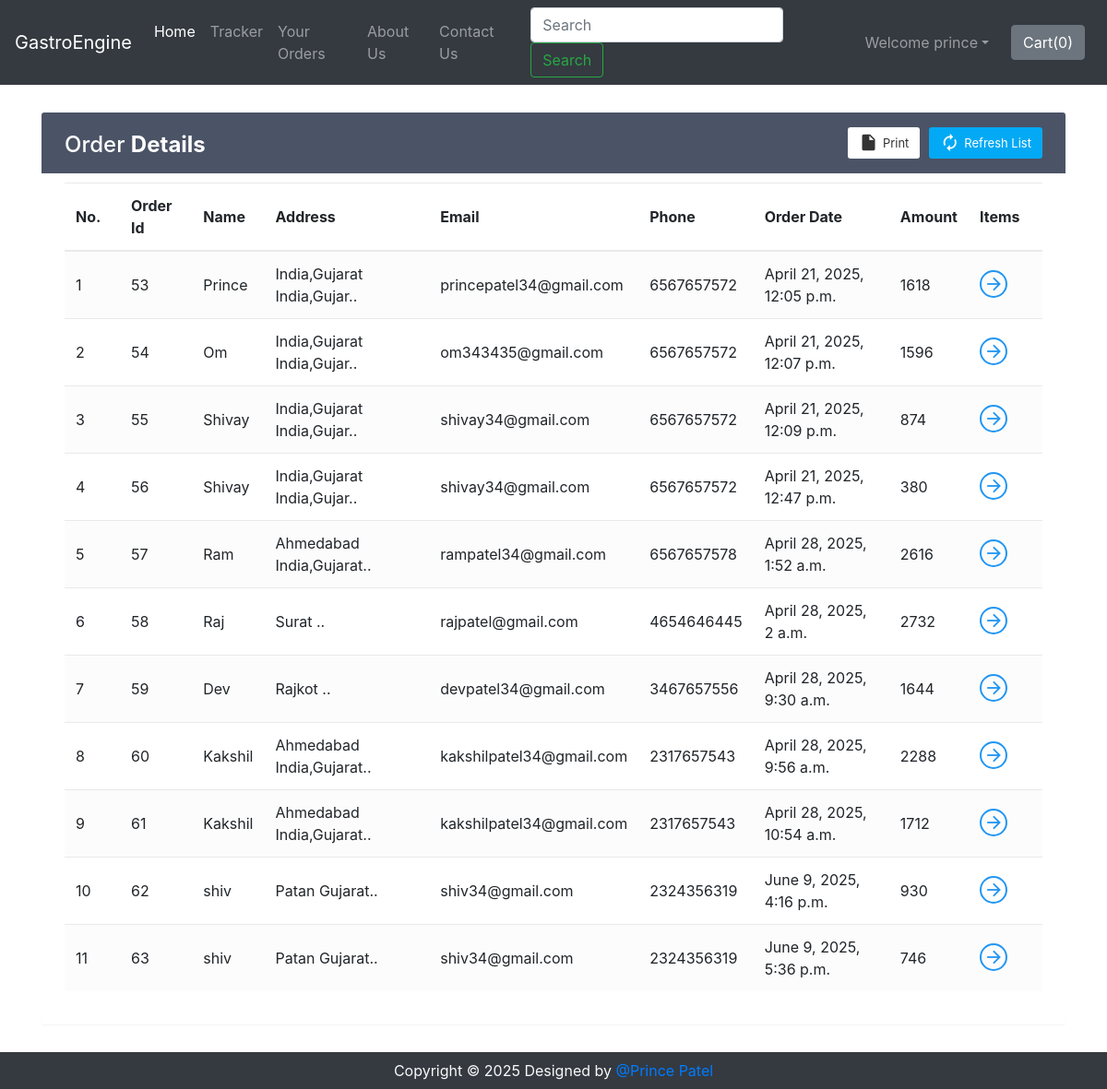
Screenshot of /shop/orderView/ (signed in) with the database file from the repository.
### shop/views.py (the view)
def orderView(request):
    if request.user.is_authenticated:
        current_user = request.user
        orderHistory = Orders.objects.filter(userId=current_user.id)
        if len(orderHistory) == 0:
            messages.info(request, "You have not ordered.")
            return render(request, 'shop/orderView.html')
        return render(request, 'shop/orderView.html', {'orderHistory': orderHistory})
    return render(request, 'shop/orderView.html')

### shop/templates/shop/orderView.html (shortened to what this page needs)
{% extends 'shop/basic.html' %}
{% block body %}
{% if user.is_authenticated %}
<div class="container" id="cont">
    <div class="table-wrapper">
        <div class="table-title">
            <div class="row">
                <div class="col-sm-4">
                    <h2>Order <b>Details</b></h2>
                </div>
                <div class="col-sm-8">
                    <a href="" class="btn btn-primary"><i class="material-icons">&#xE863;</i> <span>Refresh List</span></a>
                    <a href="#" onclick="window.print()" class="btn btn-info"><i class="material-icons">&#xE24D;</i> <span>Print</span></a>
                </div>
            </div>
        </div>
        <table class="table table-striped table-hover">
            <thead>
                <tr>
                    <th>No.</th>
                    <th>Order Id</th>
                    <th>Name</th>
                    <th>Address</th>
                    <th>Email</th>
                    <th>Phone</th>
                    <th>Order Date</th>
                    <th>Amount</th>
                    <th>Items</th>
                </tr>
            </thead>
            <tbody>
                {% for i in orderHistory %}
                <tr>
                    <td class="count"></td>
                    <td>{{i.order_id}}</td>
                    <td>{{i.name}}</td>
                    <td data-toggle="tooltip" title="{{i.address}}">{{i.address|slice:"0:25"}}..</td>
                    <td>{{i.email}}</td>
                    <td>{{i.phone}}</td>
                    <td>{{i.timestamp}}</td>
                    <td>{{i.amount}}</td>
                    <td><a href="#" id="click{{i.order_id}}" class="view" title="View Details"><i class="material-icons">&#xE5C8;</i></a></td>
                </tr>
                {% endfor %}
            </tbody>
        </table>
    </div>
</div>
{% else %}
    <div id="cont2">
        <div class="alert alert-info">
            <font style="font-size:22px"><center>You need to <strong><a class="alert-link" data-toggle="modal" data-target="#loginModal">Login</a></strong></center></font>
        </div>
    </div>
{% endif %}
{% endblock %}

### shop/templates/shop/basic.html (shortened to what this page needs)
<!doctype html>
<html lang="en">
  <head>
    <link rel="stylesheet" href="https://stackpath.bootstrapcdn.com/bootstrap/4.2.1/css/bootstrap.min.css">
    <link rel="stylesheet" href="https://stackpath.bootstrapcdn.com/bootstrap/4.3.1/css/bootstrap.min.css">
    <link rel="stylesheet" href="https://use.fontawesome.com/releases/v5.8.2/css/all.css">
  </head>
  <body>
    <nav class="navbar navbar-expand-lg navbar-dark bg-dark">
      <a class="navbar-brand" href="/shop">GastroEngine</a>
      <div class="collapse navbar-collapse" id="navbarSupportedContent">
        <ul class="navbar-nav mr-auto">
          <li class="nav-item active">
            <a class="nav-link" href="/shop">Home <span class="sr-only">(current)</span></a>
          </li>
          <li class="nav-item">
            <a class="nav-link" href="/shop/tracker">Tracker</a>
          </li>
          <li class="nav-item">
            <a class="nav-link" href="/shop/orderView/">Your Orders</a>
          </li>
          <li class="nav-item">
            <a class="nav-link" href="/shop/about">About Us</a>
          </li>
          <li class="nav-item">
            <a class="nav-link" href="/shop/contact">Contact Us</a>
          </li>
        </ul>
        <form method="get" action="/shop/search" class="form-inline my-2 my-lg-0 mx-3">
          <input class="form-control mr-sm-2" type="search" name="search" id="search" placeholder="Search" aria-label="Search" required>
          <button class="btn btn-outline-success my-2 my-sm-0" type="submit">Search</button>
        </form>
        {% if user.is_authenticated %}
        <ul class="navbar-nav mr-2">
          <li class="nav-item dropdown">
            <a class="nav-link dropdown-toggle" href='#' id="navbarDropdown" role="button" data-toggle="dropdown"> Welcome {{request.user}}</a>
          </li>
        </ul>
        {% else %}
        <button type="button" class="btn btn-success mx-2" data-toggle="modal" data-target="#loginModal">Login</button>
        <button type="button" class="btn btn-success mx-2" data-toggle="modal" data-target="#signupModal">SignUp</button>
        {% endif %}
        <button type="button" class="btn btn-secondary mx-2" id="popcart" data-container="body" data-html="true" data-toggle="popover" title="MyCart" data-placement="bottom" data-content="Bottom popover">
          Cart(<span id="cart">0</span>)
        </button>
      </div>
    </nav>
    {% block body %} {% endblock %}
    <div class="footer container-fluid bg-dark text-light">
        <p class="text-center py-2 mb-0">Copyright © 2025 Designed by <a href="https://github.com/" target="_blank" rel="noopener noreferrer">@Prince Patel</a></p>
    </div>
  </body>
</html>

### shop/templates/shop/orderView.html (style rules this page uses)
#cont { min-height : 596px; }
.table-wrapper { background: #fff; padding: 20px 25px; margin: 30px auto; border-radius: 3px; box-shadow: 0 1px 1px rgba(0,0,0,.05); }
.table-wrapper .btn { float: right; color: #333; background-color: #fff; border-radius: 3px; border: none; outline: none !important; margin-left: 10px; }
.table-wrapper .btn.btn-primary { color: #fff; background: #03A9F4; }
.table-title .btn { font-size: 13px; border: none; }
.table-title .btn i { float: left; font-size: 21px; margin-right: 5px; }
.table-title .btn span { float: left; margin-top: 2px; }
.table-title { color: #fff; background: #4b5366; padding: 16px 25px; margin: -20px -25px 10px; border-radius: 3px 3px 0 0; }
.table-title h2 { margin: 5px 0 0; font-size: 24px; }
table.table tr th, table.table tr td { border-color: #e9e9e9; vertical-align: middle; }
table.table tr th:first-child { width: 60px; }
table.table tr th:last-child { width: 80px; }
table.table-striped tbody tr:nth-of-type(odd) { background-color: #fcfcfc; }
table.table td a { font-weight: bold; color: #566787; display: inline-block; text-decoration: none; }
table.table td a.view { width: 30px; height: 30px; color: #2196F3; border: 2px solid; border-radius: 30px; text-align: center; }
table.table td a.view i { font-size: 22px; margin: 2px 0 0 1px; }
table { counter-reset: section; }
.count:before { counter-increment: section; content: counter(section); }

### rows the page displays
Orders: order_id "53", name "Prince", address "India,Gujarat India,Gujar", email "princepatel34@gmail.com", phone "6567657572", timestamp "April 21, 2025, 12:05 p.m.", amount "1618"
Orders: order_id "54", name "Om", address "India,Gujarat India,Gujar", email "om343435@gmail.com", phone "6567657572", timestamp "April 21, 2025, 12:07 p.m.", amount "1596"
Orders: order_id "55", name "Shivay", address "India,Gujarat India,Gujar", email "shivay34@gmail.com", phone "6567657572", timestamp "April 21, 2025, 12:09 p.m.", amount "874"
Orders: order_id "56", name "Shivay", address "India,Gujarat India,Gujar", email "shivay34@gmail.com", phone "6567657572", timestamp "April 21, 2025, 12:47 p.m.", amount "380"
Orders: order_id "57", name "Ram", address "Ahmedabad India,Gujarat", email "rampatel34@gmail.com", phone "6567657578", timestamp "April 28, 2025, 1:52 a.m.", amount "2616"
Orders: order_id "58", name "Raj", address "Surat", email "rajpatel@gmail.com", phone "4654646445", timestamp "April 28, 2025, 2 a.m.", amount "2732"
Orders: order_id "59", name "Dev", address "Rajkot", email "devpatel34@gmail.com", phone "3467657556", timestamp "April 28, 2025, 9:30 a.m.", amount "1644"
Orders: order_id "60", name "Kakshil", address "Ahmedabad India,Gujarat", email "kakshilpatel34@gmail.com", phone "2317657543", timestamp "April 28, 2025, 9:56 a.m.", amount "2288"
Orders: order_id "61", name "Kakshil", address "Ahmedabad India,Gujarat", email "kakshilpatel34@gmail.com", phone "2317657543", timestamp "April 28, 2025, 10:54 a.m.", amount "1712"
Orders: order_id "62", name "shiv", address "Patan Gujarat", email "shiv34@gmail.com", phone "2324356319", timestamp "June 9, 2025, 4:16 p.m.", amount "930"
Orders: order_id "63", name "shiv", address "Patan Gujarat", email "shiv34@gmail.com", phone "2324356319", timestamp "June 9, 2025, 5:36 p.m.", amount "746"

### other values shown
{{ request.user }} "prince"
